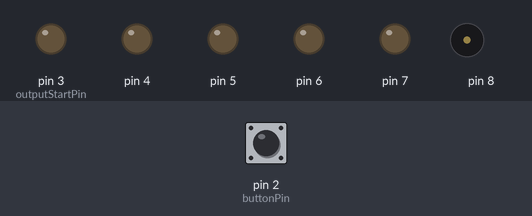
The sketch below on a simulated Arduino Uno, built with avr-gcc and run on an emulated ATmega328P. On the bench: output pins drawn as LEDs (lit = HIGH), buzzer (waves = sounding). Inputs (shaded band) come from the test bench; at power-on: pin 2 (buttonPin) LOW. Random numbers use the default seed unless the sketch sets one.

Above: at 1.2 s.
1.3 s: pin 2 (buttonPin) pulled HIGH for 0.15 s
At 1.95 s:
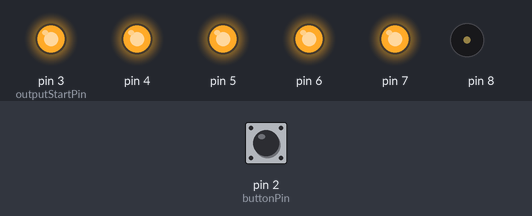
At 7.0 s:
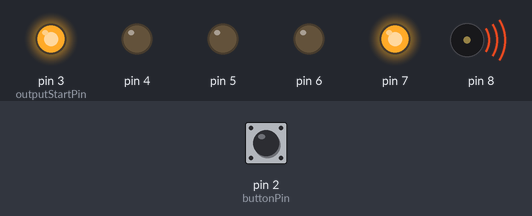
Timing chart, 0 to 16.3 s (numbered marks = the images above; inputs shaded):
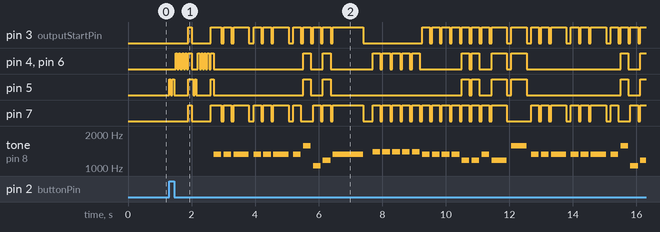

Measured:
- after the input at 1.3 s, tone on pin 8: plays 1318 Hz for 0.24 s, 1318 Hz for 0.24 s, 1318 Hz for 0.48 s, 1318 Hz for 0.24 s, 1318 Hz for 0.24 s, 1318 Hz for 0.48 s … (35 notes in this stretch), starting after 1.4 s

The sketch:

christmas_tunes.ino
```cpp
/*
  Christmas tunes with dancing lights
  by Raj Madhuram ( http://geekraj.com )

  Adapted the melody code by Tom Igoe
  Notes from various places (acknowledged inline)
*/

#include "pitches.h"

typedef struct {
  int *melody;
  int *durations;
  int numCount;
  int tempo;
  int low, high;
} tune;

tune tunes[5];

// Jingle Bells
int jingleBells[] = { N_E5, N_E5, N_E5, N_E5, N_E5, N_E5, N_E5, N_G5, N_C5, N_D5, N_E5,
                      N_F5, N_F5, N_F5, N_F5, N_F5, N_E5, N_E5, N_E5, N_E5, N_D5, N_D5, N_E5, N_D5, N_G5,
                      N_E5, N_E5, N_E5, N_E5, N_E5, N_E5, N_E5, N_G5, N_C5, N_D5, N_E5,
                      N_F5, N_F5, N_F5, N_F5, N_F5, N_E5, N_E5, N_E5, N_G5, N_G5, N_F5, N_D5, N_C5 };

int jingleBellsDurations[] = { 4, 4, 8, 4, 4, 8, 4, 4, 4, 4, 16,
                               4, 4, 4, 4, 4, 4, 4, 4, 4, 4, 4, 4, 8, 8,
                               4, 4, 8, 4, 4, 8, 4, 4, 4, 4, 16,
                               4, 4, 4, 4, 4, 4, 4, 4, 4, 4, 4, 4, 16 };

// The first noel
// http://www.music-for-music-teachers.com/support-files/first-noel-broken-chord-stretch-key-of-c.pdf

int firstNoel[] = { N_E4, N_D4, N_C4, N_D4, N_E4, N_F4, N_G4, N_A4, N_B4, N_C5, N_B4, N_A4,
                    N_G4, N_A4, N_B4, N_C5, N_B4, N_A4, N_G4, N_A4, N_B4, N_C5, N_G4, N_F4,
                    N_E4, N_E4, N_D4, N_C4, N_D4, N_E4, N_F4, N_G4, N_A4, N_B4, N_C5, N_B4, N_A4,
                    N_G4, N_A4, N_B4, N_C5, N_B4, N_A4, N_G4, N_A4, N_B4, N_C5, N_G4, N_F4,
                    N_E4, N_E4, N_D4, N_C4, N_D4, N_E4, N_F4, N_G4, N_C5, N_B4, N_A4, N_A4,
                    N_G4, N_C5, N_B4, N_A4, N_G4, N_A4, N_B4, N_C5, N_G4, N_F4, N_E4 };

int firstNoelDurations[] = { 2, 2, 6, 2, 2, 2, 8, 2, 2, 4, 4, 4,
                             8, 2, 2, 4, 4, 4, 4, 4, 4, 4, 4, 4,
                             8, 2, 2, 6, 2, 2, 2, 8, 2, 2, 4, 4, 4,
                             8, 2, 2, 4, 4, 4, 4, 4, 4, 4, 4, 4,
                             8, 2, 2, 6, 2, 2, 2, 8, 2, 2, 8, 4,
                             12, 4, 4, 4, 4, 4, 4, 4, 4, 4, 8 };

// O Holy Night
// http://www.music-for-music-teachers.com/support-files/o-holy-night-lead-sheet-c.pdf

int oHolyNight[] = { N_E4, N_E4, N_E4, N_G4, N_REST, N_G4, N_A4, N_A4, N_F4, N_A4, N_C5,
                     N_G4, N_G4, N_E4, N_D4, N_C4, N_E4, N_F4, N_G4, N_F4, N_D4, N_C4,
                     N_E4, N_E4, N_E4, N_G4, N_REST, N_G4, N_A4, N_A4, N_F4, N_A4, N_C5,
                     N_G4, N_G4, N_FS4, N_E4, N_B4, N_G4, N_A4, N_B4, N_C5, N_B4, N_E4, N_REST, N_G4,
                     N_G4, N_A4, N_D4, N_G4, N_A4, N_G4, N_C5, N_E4, N_A4, N_G4, N_G4, N_G4, N_A4,
                     N_D4, N_G4, N_A4, N_G4, N_C5, N_E4, N_G4, N_C5, N_C5, N_B4, N_A4,
                     N_B4, N_A4, N_REST, N_A4, N_D5, N_D5, N_A4, N_A4, N_A4, N_C5,
                     N_C5, N_REST, N_C5, N_E5, N_D5, N_D5, N_G4, N_C5, N_C5, N_B4, N_A4,
                     N_G4, N_G4, N_G4, N_A4, N_G4, N_G4, N_G4, N_C5, N_D5,
                     N_D5, N_G4, N_E5, N_E5, N_D5, N_C5, N_B4, N_C5, N_D5,
                     N_C5 };

int oHolyNightDurations[] = { 6, 4, 2, 8, 2, 2, 4, 2, 4, 2, 12,
                              4, 2, 4, 2, 6, 4, 2, 6, 4, 2, 24,
                              6, 4, 2, 8, 2, 2, 4, 2, 4, 2, 12,
                              4, 2, 4, 2, 6, 4, 2, 6, 4, 2, 20, 2, 2,
                              6, 6, 6, 6, 4, 2, 4, 2, 6, 4, 2, 6, 6,
                              6, 6, 4, 2, 4, 2, 12, 12, 6, 4, 2,
                              12, 8, 2, 2, 12, 4, 2, 4, 2, 12,
                              8, 2, 2, 12, 8, 2, 2, 12, 6, 4, 2,
                              12, 4, 2, 4, 2, 12, 6, 6, 12,
                              6, 6, 12, 6, 6, 12, 6, 4, 2,
                              24 };

// http://www.christmas-carol-music.org/Lead_Sheets/WeThreeKings.html

int weThreeKings[] = { N_B4, N_A4, N_G4, N_E4, N_FS4, N_G4, N_FS4, N_E4,
                       N_B4, N_A4, N_G4, N_E4, N_FS4, N_G4, N_FS4, N_E4,
                       N_G4, N_G4, N_G4, N_A4, N_A4, N_B4, N_B4, N_D5, N_C5, N_B4,
                       N_A4, N_B4, N_A4, N_G4, N_FS4, N_E4,
                       N_FS4, N_A4, N_G4, N_G4, N_G4, N_D4, N_G4, N_E4, N_G4, N_G4, N_G4, N_G4, N_D4, N_G4, N_E4, N_G4,
                       N_G4, N_G4, N_A4, N_B4, N_C5, N_B4, N_A4, N_B4, N_G4, N_G4, N_G4, N_D4, N_G4, N_E4, N_G4 };

int weThreeKingsDurations[] = { 4, 2, 4, 2, 2, 2, 2, 6,
                                4, 2, 4, 2, 2, 2, 2, 6,
                                2, 2, 2, 4, 2, 4, 2, 2, 2, 2,
                                2, 2, 2, 4, 2, 6,
                                6, 6, 4, 2, 4, 2, 4, 2, 6, 4, 2, 4, 2, 4, 2, 6,
                                4, 2, 4, 2, 4, 2, 4, 2, 4, 2, 4, 2, 4, 2, 6 };

// What child is this
// http://www.free-scores.com/PDF_EN/traditional-what-child-is-this-39593.pdf

int whatChild[] = { N_E4, N_G4, N_A4, N_B4, N_C5, N_B4, N_A4, N_FS4, N_D4, N_E4, N_FS4, N_G4, N_E4, N_E4, N_DS4, N_E4, N_FS4, N_B3, N_REST, N_E4,
                    N_G4, N_A4, N_B4, N_C4, N_B4, N_A4, N_FS4, N_D4, N_E4, N_FS4, N_G4, N_FS4, N_E4, N_DS4, N_CS4, N_D4, N_E4, N_E4, N_REST,
                    N_D5, N_D5, N_C5, N_B4, N_A4, N_FS4, N_D4, N_E4, N_FS4, N_G4, N_E4, N_E4, N_DS4, N_E4, N_FS4, N_DS4, N_B3, N_REST,
                    N_D5, N_D5, N_C5, N_B4, N_A4, N_FS4, N_D4, N_E4, N_FS4, N_G4, N_FS4, N_E4, N_DS4, N_CS4, N_D4, N_E4, N_E4 };

int whatChildDurations[] = { 2, 4, 2, 3, 1, 2, 4, 2, 3, 1, 2, 4, 2, 3, 1, 2, 6, 2, 2, 2,
                             4, 2, 3, 1, 2, 4, 2, 3, 1, 2, 3, 1, 2, 3, 1, 2, 6, 4, 2,
                             6, 3, 1, 2, 4, 2, 3, 1, 2, 4, 2, 3, 1, 2, 4, 2, 4, 2,
                             6, 3, 1, 2, 4, 2, 3, 1, 2, 3, 1, 2, 3, 1, 2, 6, 4 };

const int buttonPin = 2; // the number of the pushbutton pin
int buttonState = 0;
int toneNum = 0;
int randomOffset = 0;
int outputStartPin = 3;
int continuousMode = 0;

void play(int tuneNum) {
  randomOffset = random(32);
  int numNotes = tunes[tuneNum].numCount;
  int tempo = tunes[tuneNum].tempo;
  for (int thisNote = 0; thisNote < numNotes; thisNote++) {
    int freq = tunes[tuneNum].melody[thisNote]*2;
    int noteDuration = tempo*tunes[tuneNum].durations[thisNote];

    if (freq > 0) {
       int n = (map(freq, tunes[tuneNum].low, tunes[tuneNum].high, 1, 31) + randomOffset)%31 + 1;
       lightsUp(n);
       tone(8, freq, noteDuration);
    } else {
       // REST
       delay(noteDuration);
    }

    delay(noteDuration);
    blankLights();

    // to distinguish the notes, set a minimum time between them.
    // the note's duration + 30% seems to work well:
    int pauseBetweenNotes = noteDuration * 0.30;
    delay(pauseBetweenNotes);

    noTone(8);
  }
}

void lightSweep(int k, int nBits) {
  for (int i=0; i<5; i++) {
    lightsUp(k);
    delay(50);
    k = k<<1;
    blankLights();
    delay(20);
  }

  k = k>>nBits;

  for (int i=0; i<5; i++) {
    lightsUp(k);
    delay(50);
    k = k>>1;
    blankLights();
    delay(20);
  }
}

void fromCenter() {
  for (int i=0; i<2; i++) {
    lightsUp(4);
    delay(50);
    blankLights();
    delay(50);
  }

  for (int i=0; i<4; i++) {
    lightsUp(10);
    delay(50);
    blankLights();
    delay(50);
  }

  lightsUp(31);
  delay(100);
  blankLights();
}

void lightEffect(int n) {
  switch(n) {
     case 0: for (int i=0; i<2; i++) { lightSweep(1, 1); }
             break;

     case 1: for (int i=0; i<2; i++) { lightSweep(7, 2); }
             break;

     case 2: for (int i=0; i<2; i++) { lightSweep(5, 2); }
             break;

     case 3: for (int i=0; i<2; i++) { fromCenter(); }
             break;
  }
}

void lightsUp(int n) {
  int i = 0;
  while (n>0 && i<5) {
    if (n%2 == 1) {
      digitalWrite(outputStartPin+i, HIGH);
    } else {
      digitalWrite(outputStartPin+i, LOW);
    }
    n = n>>1;
    i++;
  }
}

void blankLights() {
  for (int i=0; i<5; i++) {
    digitalWrite(i+outputStartPin, LOW);
  }
}

void setup() {
  int numTunes = 5;

  tunes[0].melody = jingleBells;
  tunes[0].durations = jingleBellsDurations;
  tunes[0].numCount = sizeof(jingleBells)/sizeof(int);
  tunes[0].tempo = 60;

  tunes[1].melody = firstNoel;
  tunes[1].durations = firstNoelDurations;
  tunes[1].numCount = sizeof(firstNoel)/sizeof(int);
  tunes[1].tempo = 60;

  tunes[2].melody = oHolyNight;
  tunes[2].durations = oHolyNightDurations;
  tunes[2].numCount = sizeof(oHolyNight)/sizeof(int);
  tunes[2].tempo = 100;

  tunes[3].melody = weThreeKings;
  tunes[3].durations = weThreeKingsDurations;
  tunes[3].numCount = sizeof(weThreeKings)/sizeof(int);
  tunes[3].tempo = 100;

  tunes[4].melody = whatChild;
  tunes[4].durations = whatChildDurations;
  tunes[4].numCount = sizeof(whatChild)/sizeof(int);
  tunes[4].tempo = 100;

  for (int i=0; i<numTunes; i++) {
    int low = N_DS8;
    int high = 0;
    for (int j=0; j<tunes[i].numCount; j++) {
      int freq = tunes[i].melody[j];
      if (freq != 0 && freq<low) low = freq;
      if (freq>high) high = freq;
    }
    tunes[i].high = high;
    tunes[i].low = low;
  }

  // initialize the pushbutton pin as an input:
  pinMode(buttonPin, INPUT);

  for (int i=0; i<5; i++) {
    pinMode(outputStartPin + i, OUTPUT);
  }
}

void playTune() {
  int effectNum = random(4);
  lightEffect(effectNum);
  play(toneNum);
  toneNum = (toneNum+1)%5;
  lightEffect(effectNum);
}

void loop() {
  if (continuousMode) {
    playTune();
    delay(2000);
  } else {
    // read the state of the pushbutton value:
    buttonState = digitalRead(buttonPin);

    // check if the pushbutton is pressed.
    // if it is, the buttonState is HIGH:
    if (buttonState == HIGH) {
      playTune();
    }
  }
}
```

pitches.h
```cpp
/*************************************************
 * Public Constants
 *************************************************/

#define N_REST 0
#define N_B0  31
#define N_C1  33
#define N_CS1 35
#define N_D1  37
#define N_DS1 39
#define N_E1  41
#define N_F1  44
#define N_FS1 46
#define N_G1  49
#define N_GS1 52
#define N_A1  55
#define N_AS1 58
#define N_B1  62
#define N_C2  65
#define N_CS2 69
#define N_D2  73
#define N_DS2 78
#define N_E2  82
#define N_F2  87
#define N_FS2 93
#define N_G2  98
#define N_GS2 104
#define N_A2  110
#define N_AS2 117
#define N_B2  123
#define N_C3  131
#define N_CS3 139
#define N_D3  147
#define N_DS3 156
#define N_E3  165
#define N_F3  175
#define N_FS3 185
#define N_G3  196
#define N_GS3 208
#define N_A3  220
#define N_AS3 233
#define N_B3  247
#define N_C4  262
#define N_CS4 277
#define N_D4  294
#define N_DS4 311
#define N_E4  330
#define N_F4  349
#define N_FS4 370
#define N_G4  392
#define N_GS4 415
#define N_A4  440
#define N_AS4 466
#define N_B4  494
#define N_C5  523
#define N_CS5 554
#define N_D5  587
#define N_DS5 622
#define N_E5  659
#define N_F5  698
#define N_FS5 740
#define N_G5  784
#define N_GS5 831
#define N_A5  880
#define N_AS5 932
#define N_B5  988
#define N_C6  1047
#define N_CS6 1109
#define N_D6  1175
#define N_DS6 1245
#define N_E6  1319
#define N_F6  1397
#define N_FS6 1480
#define N_G6  1568
#define N_GS6 1661
#define N_A6  1760
#define N_AS6 1865
#define N_B6  1976
#define N_C7  2093
#define N_CS7 2217
#define N_D7  2349
#define N_DS7 2489
#define N_E7  2637
#define N_F7  2794
#define N_FS7 2960
#define N_G7  3136
#define N_GS7 3322
#define N_A7  3520
#define N_AS7 3729
#define N_B7  3951
#define N_C8  4186
#define N_CS8 4435
#define N_D8  4699
#define N_DS8 4978
```
